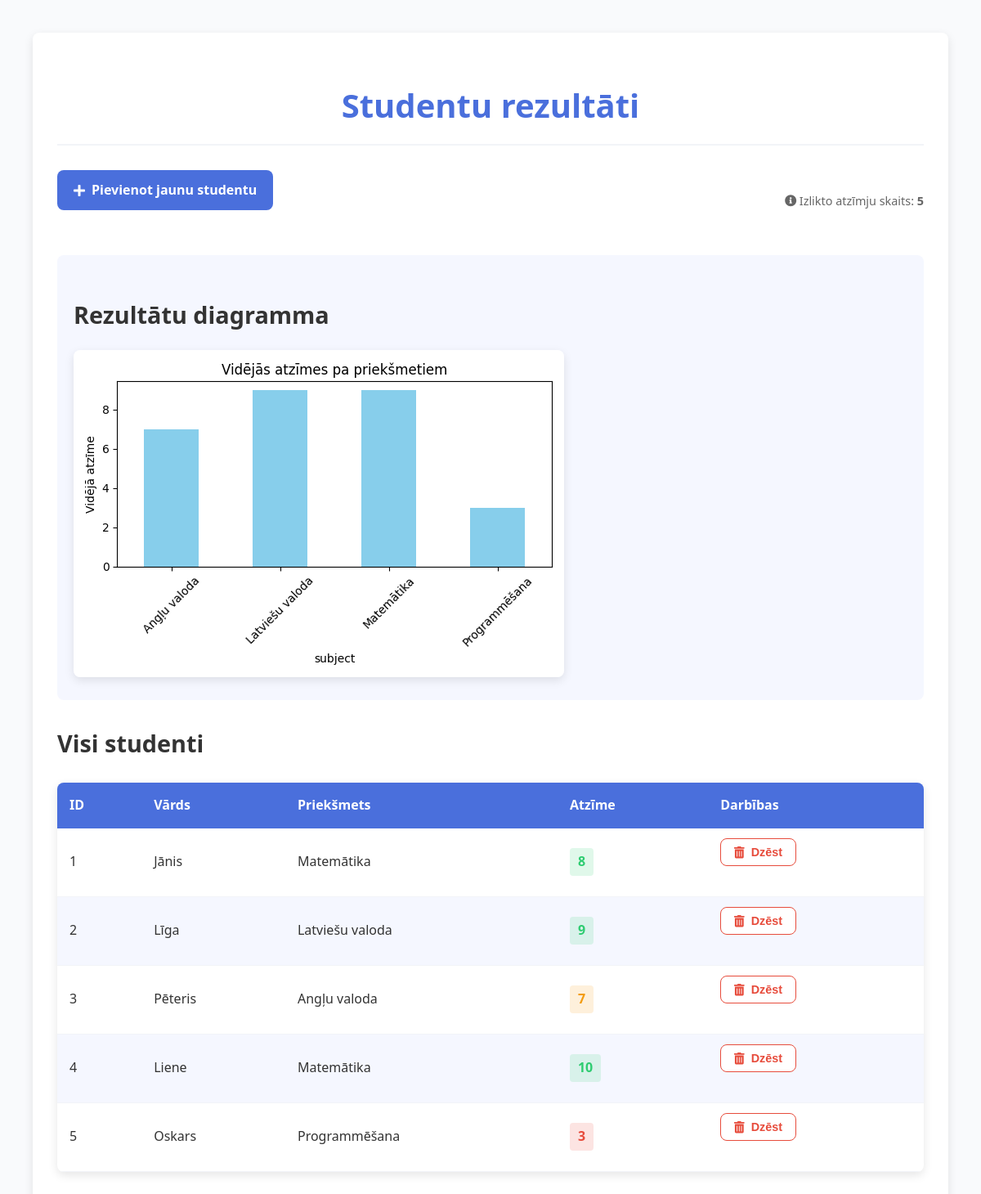
The page / on the database its author committed.
### tables this page shows
CREATE TABLE students (
                id INTEGER PRIMARY KEY AUTOINCREMENT,
                name TEXT NOT NULL,
                subject TEXT NOT NULL,
                grade INTEGER NOT NULL
            );

### app.py (the view)
@app.route('/')
def index():
    with sqlite3.connect(DATABASE) as conn:
        c = conn.cursor()
        c.execute("SELECT * FROM students")
        all_students = c.fetchall()
    generate_chart()  # Atjauno diagrammu
    return render_template('index.html', students=all_students)

### app.py (called while the page is built)
def generate_chart():
    with sqlite3.connect(DATABASE) as conn:
        df = pd.read_sql_query("SELECT subject, grade FROM students", conn)
    if df.empty:
        return  # Ja nav datu, diagrammu nezīmējam
    avg_grades = df.groupby('subject')['grade'].mean()
    plt.figure(figsize=(6, 4))
    avg_grades.plot(kind='bar', color='skyblue')
    plt.title('Vidējās atzīmes pa priekšmetiem')
    plt.ylabel('Vidējā atzīme')
    plt.xticks(rotation=45)
    plt.tight_layout()
    chart_path = os.path.join('static', 'chart.png')
    plt.savefig(chart_path)
    plt.close()

### templates/index.html (shortened to what this page needs)
<!DOCTYPE html>
<html lang="lv">
<head>
</head>
<body>
    <div class="container">
        <h1>Studentu rezultāti</h1>
        <div class="header-actions">
            <a href="{{ url_for('add_student') }}" class="btn">
                <i class="fas fa-plus"></i> Pievienot jaunu studentu
            </a>
            <div class="page-info">
                <i class="fas fa-info-circle"></i> Izlikto atzīmju skaits: <strong>{{ students|length }}</strong>
            </div>
        </div>
        <div class="chart-container">
            <h2>Rezultātu diagramma</h2>
            <img src="{{ url_for('static', filename='chart.png') }}" alt="Studentu rezultātu diagramma">
        </div>
        <h2>Visi studenti</h2>
        {% if students %}
        <table>
            <thead>
                <tr>
                    <th>ID</th>
                    <th>Vārds</th>
                    <th>Priekšmets</th>
                    <th>Atzīme</th>
                    <th>Darbības</th>
                </tr>
            </thead>
            <tbody>
                {% for s in students %}
                <tr>
                    <td>{{ s[0] }}</td>
                    <td>{{ s[1] }}</td>
                    <td>{{ s[2] }}</td>
                    <td>
                        <span class="
                            {% if s[3] >= 8 %}grade-good
                            {% elif s[3] >= 6 %}grade-average
                            {% else %}grade-bad{% endif %}
                        ">{{ s[3] }}</span>
                    </td>
                    <td>
                        <form method="POST" action="{{ url_for('delete_student', student_id=s[0]) }}" style="display:inline;">
                            <button type="submit" class="btn btn-delete" onclick="return confirm('Vai tiešām dzēst šo studentu?')">
                                <i class="fas fa-trash-alt"></i> Dzēst
                            </button>
                        </form>
                    </td>
                </tr>
                {% endfor %}
            </tbody>
        </table>
        {% else %}
        <div class="no-results">
            <i class="fas fa-search"></i> Nav atrasts neviens ieraksts.
        </div>
        {% endif %}
    </div>
</body>
</html>

### templates/index.html (style rules this page uses)
:root { --primary-color: #4a6fdc; --secondary-color: #f5f7ff; --accent-color: #ff7a50; --text-color: #333; --light-gray: #f2f4f8; --border-radius: 8px; --box-shadow: 0 4px 12px rgba(0, 0, 0, 0.1); --success-color: #2ecc71; --warning-color: #f39c12; --danger-color: #e74c3c; }
body { font-family: 'Segoe UI', Tahoma, Geneva, Verdana, sans-serif; line-height: 1.6; color: var(--text-color); background-color: #f9fafc; margin: 0; padding: 40px; }
.container { max-width: 1200px; margin: 0 auto; background-color: white; border-radius: var(--border-radius); box-shadow: var(--box-shadow); padding: 30px; }
h1 { color: var(--primary-color); text-align: center; margin-bottom: 30px; font-size: 2.5rem; border-bottom: 2px solid var(--light-gray); padding-bottom: 15px; }
h2 { color: var(--text-color); margin: 30px 0 20px; font-size: 1.8rem; }
.btn { display: inline-flex; align-items: center; gap: 8px; background-color: var(--primary-color); color: white; text-decoration: none; padding: 12px 20px; border-radius: var(--border-radius); font-weight: 600; transition: background-color 0.3s, transform 0.2s; margin-bottom: 25px; border: none; cursor: pointer; }
.btn-delete { background-color: white; color: var(--danger-color); border: 1px solid var(--danger-color); padding: 8px 16px; font-size: 0.9rem; }
.chart-container { margin: 30px 0; background-color: var(--secondary-color); padding: 20px; border-radius: var(--border-radius); }
.chart-container img { max-width: 100%; height: auto; border-radius: var(--border-radius); box-shadow: var(--box-shadow); }
.header-actions { display: flex; justify-content: space-between; align-items: center; margin-bottom: 20px; }
.page-info { color: #666; font-size: 0.9rem; }
table { width: 100%; border-collapse: collapse; margin: 25px 0; font-size: 1rem; box-shadow: var(--box-shadow); border-radius: var(--border-radius); overflow: hidden; }
th { background-color: var(--primary-color); color: white; font-weight: 600; text-align: left; padding: 15px; }
td { padding: 12px 15px; border-bottom: 1px solid var(--light-gray); }
tr:nth-child(even) { background-color: var(--secondary-color); }
.grade-good { color: var(--success-color); font-weight: bold; display: inline-block; padding: 4px 10px; background-color: rgba(46, 204, 113, 0.15); border-radius: 4px; }
.grade-average { color: var(--warning-color); font-weight: bold; display: inline-block; padding: 4px 10px; background-color: rgba(243, 156, 18, 0.15); border-radius: 4px; }
.grade-bad { color: var(--danger-color); font-weight: bold; display: inline-block; padding: 4px 10px; background-color: rgba(231, 76, 60, 0.15); border-radius: 4px; }

### rows shown on the page
students: id "1", name "Jānis", subject "Matemātika", grade "8"
students: id "2", name "Līga", subject "Latviešu valoda", grade "9"
students: id "3", name "Pēteris", subject "Angļu valoda", grade "7"
students: id "4", name "Liene", subject "Matemātika", grade "10"
students: id "5", name "Oskars", subject "Programmēšana", grade "3"

### other values the page prints
{{ students|length }} "5"
